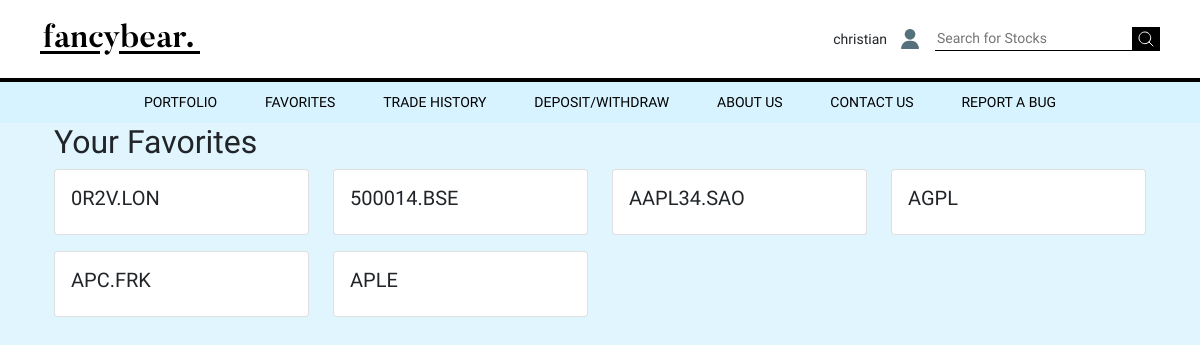
/favorites/ (signed in), run on an earlier commit of the app's database.
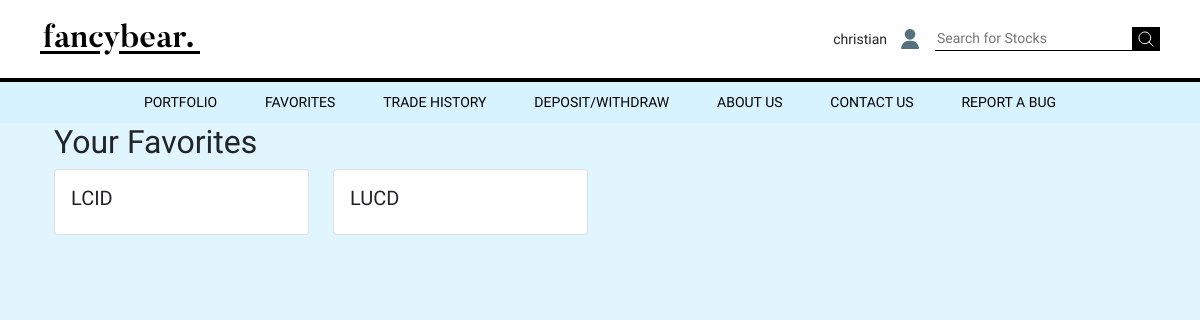
And on a later commit of the database.
### favorites/models.py (models this page shows)
class Favorite(models.Model):
    user = models.ForeignKey(User, blank=True, null=True, on_delete=models.SET_NULL)
    stock = models.CharField(primary_key=True, max_length=5)
    class Meta:
        unique_together = ('user', 'stock')

### favorites/views.py (the view)
# urls.py: path('favorites/', favorites_view, name='favorites'),
@login_required
def favorites_view(request):
    favorites = Favorite.objects.filter(user=request.user)
    return render(request, 'favorites.html', {'favorites': favorites})

### stocks/forms.py
class SearchForm(forms.Form):
    query = forms.CharField(label='Search')

### stocks/context_processors.py (called while the page is built)
def search_form(request):
    return {'search_form': SearchForm()}

### templates/favorites.html (shortened to what this page needs)
{% extends 'base.html' %}
{% load static %}
{% block content %}
<div class="container">
  <h2>Your Favorites</h2>
  <div class="row">
    {% for favorite in favorites %}
    <div class="col-md-3">
      <div class="card mb-3">
        <div class="card-body">
          <a href="{% url 'stock_details' favorite.stock %}" style="text-decoration:none; color:inherit;">
            <h5 class="card-title">{{ favorite.stock }}</h5>
          </a>
          </div>
        </div>
    </div>
    {% empty %}
      <p>You have no favorites yet.</p>
    {% endfor %}
  </div>
</div>
{% endblock %}

### templates/base.html (shortened to what this page needs)
{% load static %}
<!DOCTYPE html>
<html>
  <head>
    <link href="https://cdn.jsdelivr.net/npm/bootstrap@5.1.1/dist/css/bootstrap.min.css" rel="stylesheet">
    <link rel="stylesheet" type="text/css" href="{% static 'css/style.css' %}">
    <link rel="stylesheet" type="text/css" href="{% static 'css/errors.css' %}">
  </head>
  <body>
    {% include 'base/navbar.html' %}
    <div class='container'>
      {% block content %}{% endblock content %}
  </body>
</html>

### templates/base/navbar.html (shortened to what this page needs)
{% load static %}
<header>
  <div class="part1">
    <div class="logo">
      <a href="{% url 'home' %}">
      </a>
    </div>
    <div class="other">
      <div class="auth">
      {% if request.user.is_authenticated %}
        <span id="username" class="username">{{ request.user.username }}</span>
        <img src="{% static 'images/home/avatar.png' %}" alt="DP" id="avatar">
      {% endif %}
      </div>
      <form method="get" action="{% url 'search_results' %}">
        <input type="text" name="query" placeholder="Search for Stocks">
        <button type="submit">
        </button>
      </form>
    </div>
  </div>
  <div class="part2">
    <div class="wrapper">
      <nav>
        {% if request.user.is_authenticated %}
        <a aria-current="page" href="{% url 'portfolio' %}">PORTFOLIO</a>
        <a aria=-current="page" href="{% url 'favorites' %}">FAVORITES</a>
        <a aria-current="page" href="{% url 'trade_history' %}">TRADE HISTORY</a>
        <a aria-current="page" href="{% url 'deposit_withdraw' %}">DEPOSIT/WITHDRAW</a>
        <a aria=-current="page" href="{% url 'about' %}">ABOUT US</a>
        <a aria=-current="page" href="{% url 'contact' %}">CONTACT US</a>
        <a aria=-current="page" href="{% url 'report' %}">REPORT A BUG</a>
        {% endif %}
        </nav>
    </div>
  </div>
</header>

### static/css/style.css (style rules this page uses)
body { background-color: #e0f5fd; font-family: 'Fira Sans'; }
*, *::before, *::after { box-sizing: border-box; }
* { margin: 0; }
img, picture, video, canvas, svg { display: block; max-width: 100%; }
input, button, textarea, select { font: inherit; }
p, h1, h2, h3, h4, h5, h6 { overflow-wrap: break-word; }
html { font-family: "DM Sans", sans-serif; font-optical-sizing: auto; }
header .part1 { padding: 20px 0 20px 0; background-color: white; display: flex; justify-content: space-between; align-items: center; border-bottom: 4px solid black; }
header .part1 .logo { margin-left: 40px; }
header .part2 { width: 100%; display: flex; justify-content: center; background-color: #D6F3FF; }
header .part2 .wrapper { width: 80%; }
input { max-width: 250px; }
header .part2 .wrapper nav { display: flex; justify-content: space-around; align-items: center; padding: 10px 0 10px 0; }
header .part2 nav a { text-decoration: none; color: black; font-size: 14px; transition: color 0.3s; }
.other { display: flex; font-size: 14px; align-items: center; margin-right: 40px; }
.auth { display: flex; align-items: center; cursor: pointer; margin-right: 15px; }
.other .auth img { width: 40px; margin-left: 13px; height: 20px; width: 20px; }
header form { display: flex; }
header form input { color: black; border: 1px solid black; border-width: 0 0 1px 0; }
header form button[type="submit"] { background: black; border: 0; cursor: pointer; }

### templates/base/navbar.html (style rules this page uses)
.username { cursor: default; }

What changed in the data, as far as the page shows it:
removed Favorite: stock "0R2V.LON"
removed Favorite: stock "500014.BSE"
removed Favorite: stock "AAPL34.SAO"
removed Favorite: stock "AGPL"
removed Favorite: stock "APC.FRK"
removed Favorite: stock "APLE"
added Favorite: stock "LCID"
added Favorite: stock "LUCD"
